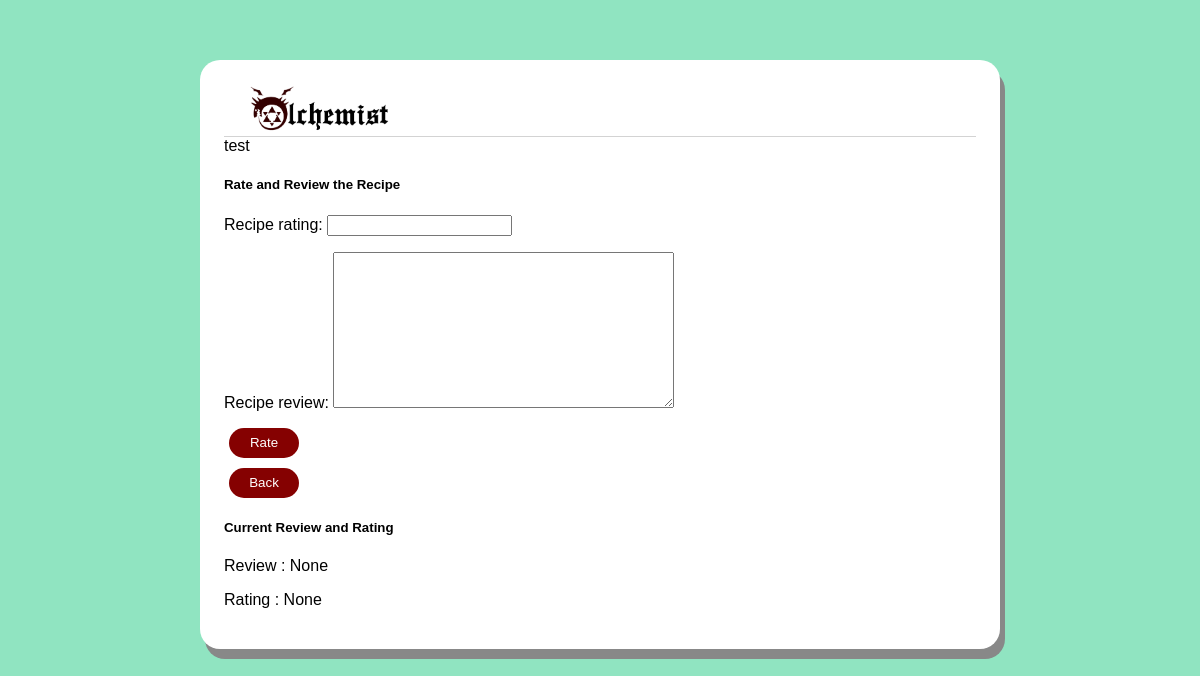
/recipe_page/2/2, run on the app's committed database.
### recipe_gen/models.py (models this page shows)
class Recipe(models.Model):
    recipe_id = models.BigAutoField(primary_key=True)
    recipe_content = models.TextField(null=True)
    recipe_steps = models.CharField(max_length=40000)
    recipe_rating = models.IntegerField(validators=[MaxValueValidator(5), MinValueValidator(1)], null=True)
    recipe_review = models.TextField(null=True)
    recipe_category = models.CharField(max_length=45)
    is_saved = models.BooleanField(default=False)

### recipe_gen/views.py (the view)
# urls.py: path('recipe_page/<int:id>/<int:user_id>', views.recipe_page, name='recipe_page'),
def recipe_page(request, id, user_id):
    recipe = Recipe.objects.get(recipe_id=id)
    if request.method == 'POST':
        form = MetricForm(request.POST, instance=recipe)
        if form.is_valid():
            metric = form.save(commit=False)
            metric.save()
            form = MetricForm()
    else:
        form = MetricForm()
    validation = Recipe_History.objects.all().filter(user_id=user_id)
    if not validation:
        flag = False
    else:
        flag = True
    print(validation)
    context = {
        'user_id':user_id,
        'recipe': recipe,
        'form' : form,
        'flag':flag
    }
    return render(request, 'recipe.html', context)

### recipe_gen/forms.py
class MetricForm(forms.ModelForm):
    class Meta:
        model = Recipe
        fields = ['recipe_rating', 'recipe_review']

### recipe_gen/templates/recipe.html (shortened to what this page needs)
{% extends 'layouts/page.html' %}
{% load static %}
{% block content %}
{% autoescape off %}
{{recipe.recipe_content}}
{% endautoescape %}
<h5>Rate and Review the Recipe</h5>
<form method='POST'>
    {{form.as_p}}
    <button type="submit"class="delete-button" value=""> Rate</button>
</form>
{% if flag == True %}
<a href="{% url 'saved_recipes' user_id%}">
    <button type="button" class="delete-button">Back</button>
</a>
{% else %}
<a href="{% url 'index' user_id%}">
    <button type="button" class="delete-button">Back</button>
</a>
{% endif %}
<h5>Current Review and Rating</h5>
<ul>Review : {{recipe.recipe_review}}</ul>
<ul>Rating : {{recipe.recipe_rating}}</ul>
{% endblock %}

### recipe_gen/static/css/styles.css (style rules this page uses)
html, body { font-family: Arial; background-color: #90E4C1; }
*, *::after, *::before { box-sizing: border-box; }
a { text-decoration:none; }
ul { list-style: none; padding: 0; }
.delete-button { display: block; width: 70px; height: 30px; border: none; border-radius: 20px; background-color: #850101 ; color: white; margin-top: 10px; margin-left: 5px; cursor: pointer; }

### data on the page
Recipe: recipe_content "test", recipe_review "None", recipe_rating "None"
